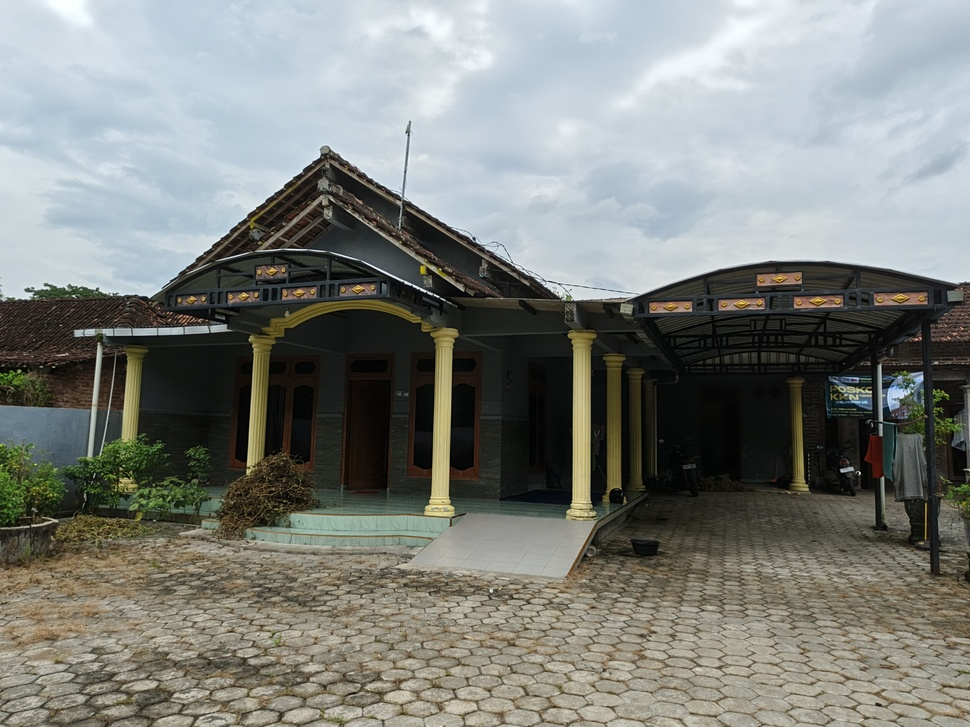
#> input picture dataset/posko1.jpg, 970 x 727 px, shrunk from 4064 x 3048 before the run, found by its file name
$ python deteksi_keypoint.py
#> lines starting #> are read from the running program, lines starting #| are printed output that depends on the picture
import cv2
import matplotlib.pyplot as plt

img = cv2.imread('posko1.jpg')
#> img is the input picture: shape (727, 970, 3); mean B, G, R 123.4, 128.5, 125.7
gray = cv2.cvtColor(img, cv2.COLOR_BGR2GRAY)
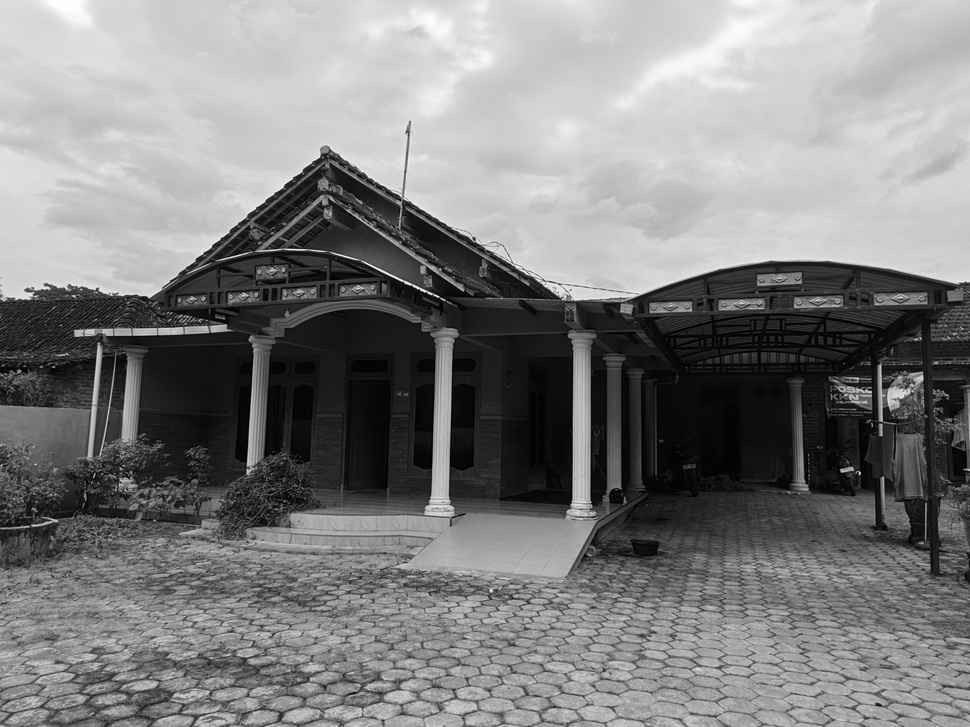
#> gray: shape (727, 970); min 0, max 254, mean 127.1
sift = cv2.SIFT_create()

kp, des = sift.detectAndCompute(gray, None)
#> kp = 4352 keypoints; strongest (x, y, size): (422, 290, 2.1), (414, 286, 1.9), (425, 291, 2), (429, 293, 2)
img_with_kp = cv2.drawKeypoints(gray, kp, img, flags=cv2.DRAW_MATCHES_FLAGS_DRAW_RICH_KEYPOINTS)
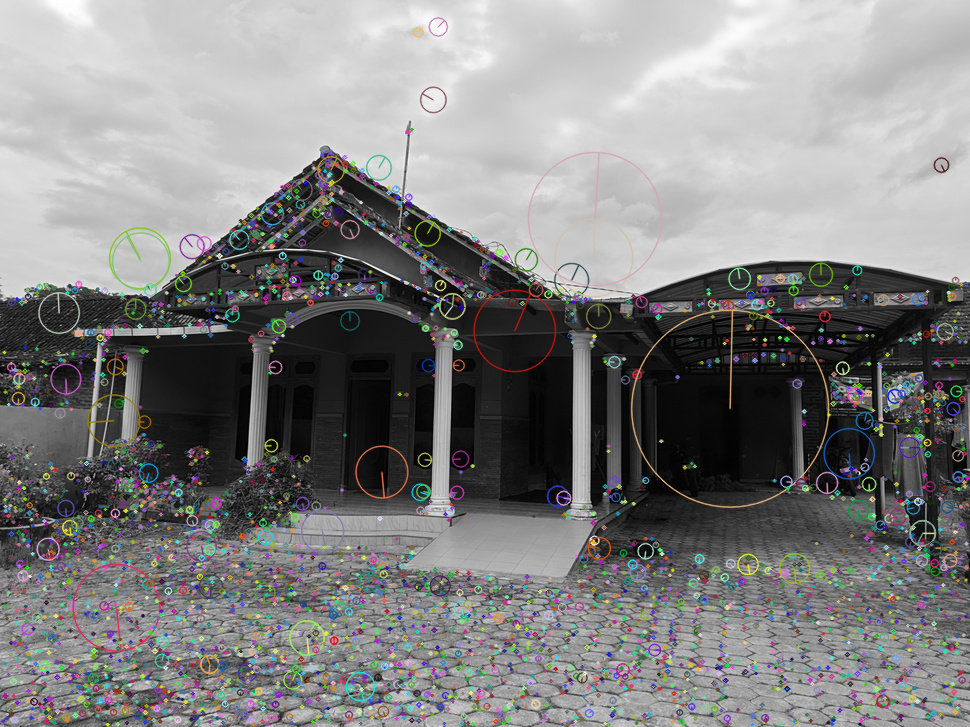
#> img_with_kp: shape (727, 970, 3); mean B, G, R 128.9, 129.1, 129.2

plt.figure(figsize=(12, 8))
plt.imshow(cv2.cvtColor(img_with_kp, cv2.COLOR_BGR2RGB))
plt.axis('off')
plt.show()
